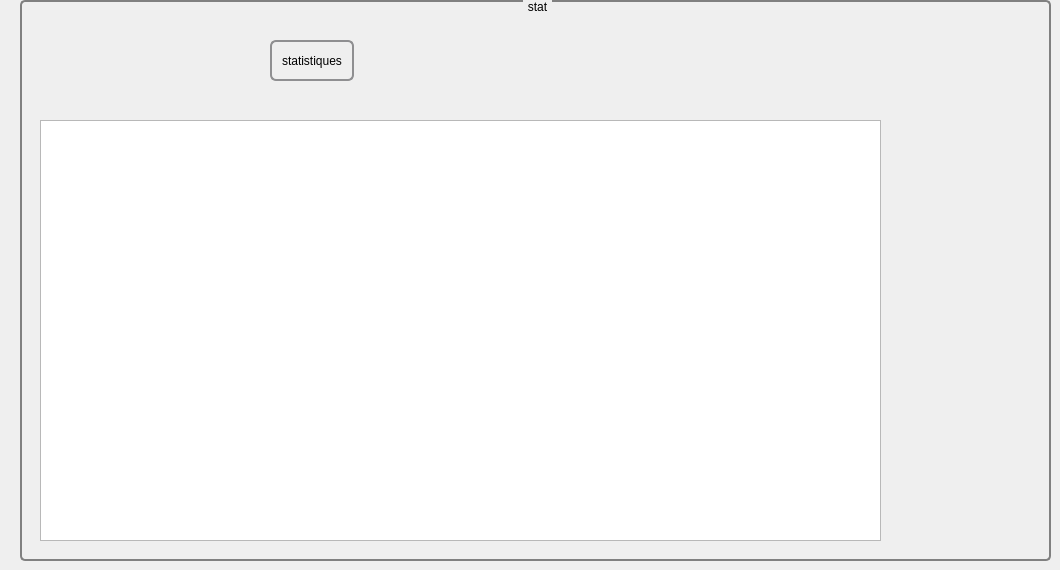
        <widget class="QWidget" name="tab_23">
         <attribute name="title">
          <string>statistiques</string>
         </attribute>
         <widget class="QGroupBox" name="groupBox_21">
          <property name="geometry">
           <rect>
            <x>20</x>
            <y>0</y>
            <width>1031</width>
            <height>561</height>
           </rect>
          </property>
          <property name="styleSheet">
           <string notr="true">QGroupBox {
    background-color: qlineargradient(x1: 0, y1: 0, x2: 0, y2: 1,
                                      stop: 0 #E0E0E0, stop: 1 #FFFFFF);
    border: 2px solid gray;
    border-radius: 5px;
    margin-top: 1ex; /* leave space at the top for the title */
}

QGroupBox::title {
    subcontrol-origin: margin;
    subcontrol-position: top center; /* position at the top center */
    padding: 0 3px;
    background-color: qlineargradient(x1: 0, y1: 0, x2: 0, y2: 1,
                                      stop: 0 #FF0ECE, stop: 1 #FFFFFF);
}</string>
          </property>
          <property name="title">
           <string>stat</string>
          </property>
          <widget class="QCustomPlot" name="customPlot_2">
           <property name="geometry">
            <rect>
             <x>20</x>
             <y>120</y>
             <width>841</width>
             <height>421</height>
            </rect>
           </property>
          </widget>
          <widget class="QPushButton" name="stat">
           <property name="geometry">
            <rect>
             <x>250</x>
             <y>40</y>
             <width>84</width>
             <height>41</height>
            </rect>
           </property>
           <property name="styleSheet">
            <string notr="true">QPushButton {
    border: 2px solid #8f8f91;
    border-radius: 6px;
    background-color: qlineargradient(x1: 0, y1: 0, x2: 0, y2: 1,
                                      stop: 0 #f6f7fa, stop: 1 #dadbde);
    min-width: 80px;
}

QPushButton:pressed {
    background-color: qlineargradient(x1: 0, y1: 0, x2: 0, y2: 1,
                                      stop: 0 #dadbde, stop: 1 #f6f7fa);
}

QPushButton:flat {
    border: none; /* no border for a flat push button */
}

QPushButton:default {
    border-color: navy; /* make the default button prominent */
}</string>
           </property>
           <property name="text">
            <string>statistiques</string>
           </property>
          </widget>
          <widget class="QLabel" name="label_93">
           <property name="geometry">
            <rect>
             <x>380</x>
             <y>20</y>
             <width>81</width>
             <height>101</height>
            </rect>
           </property>
           <property name="styleSheet">
            <string notr="true">image: url(:/Downloads/stat.png);</string>
           </property>
           <property name="text">
            <string/>
           </property>
          </widget>
         </widget>
        </widget>
